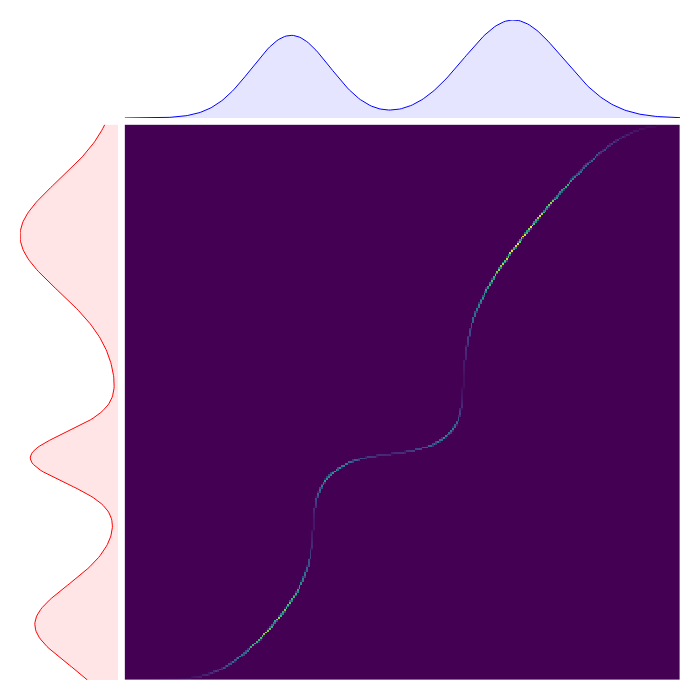

The notebook cell this image was saved under:
### Code cell
continuous_kantorovich(gmm_x, gmm_y)

### Figure 1 — Plotly figure (JSON) as saved in the notebook; plotly's stock layout.template omitted (floating-point values rounded to 4 significant figures; data arrays with more than 128 entries replaced by an {"elided": "..."} marker saying what was removed)
{"data": [{"fill": "tozerox", "fillcolor": "rgba(255,0,0,0.1)", "line": {"color": "red", "width": 1}, "mode": "lines", "type": "scatter", "x": {"elided": "300 float values"}, "xaxis": "x2", "y": {"elided": "300 float values"}, "yaxis": "y2"}, {"fill": "tozeroy", "fillcolor": "rgba(0,0,255,0.1)", "line": {"color": "blue", "width": 1}, "mode": "lines", "type": "scatter", "x": {"elided": "300 float values"}, "xaxis": "x", "y": {"elided": "300 float values"}, "yaxis": "y"}, {"colorscale": [[0, "#440154"], [0.1111, "#482878"], [0.2222, "#3e4989"], [0.3333, "#31688e"], [0.4444, "#26828e"], [0.5556, "#1f9e89"], [0.6667, "#35b779"], [0.7778, "#6ece58"], [0.8889, "#b5de2b"], [1, "#fde725"]], "showscale": false, "type": "heatmap", "xaxis": "x3", "yaxis": "y3", "z": {"elided": "300x300 float values"}}], "layout": {"height": 700, "margin": {"b": 20, "l": 20, "r": 20, "t": 20}, "paper_bgcolor": "white", "plot_bgcolor": "white", "showlegend": false, "width": 700, "xaxis": {"anchor": "y", "domain": [0.1585, 1], "range": [0, 1], "showgrid": false, "showticklabels": false}, "xaxis2": {"anchor": "y2", "domain": [0, 0.1485], "range": [0.006902, 0], "showgrid": false, "showticklabels": false}, "xaxis3": {"anchor": "y3", "domain": [0.1585, 1], "showgrid": false, "showticklabels": false}, "yaxis": {"anchor": "x", "domain": [0.8515, 1], "range": [0, 0.008952], "showgrid": false, "showticklabels": false}, "yaxis2": {"anchor": "x2", "domain": [0, 0.8415], "range": [0, 1], "showgrid": false, "showticklabels": false}, "yaxis3": {"anchor": "x3", "domain": [0, 0.8415], "showgrid": false, "showticklabels": false}}}
